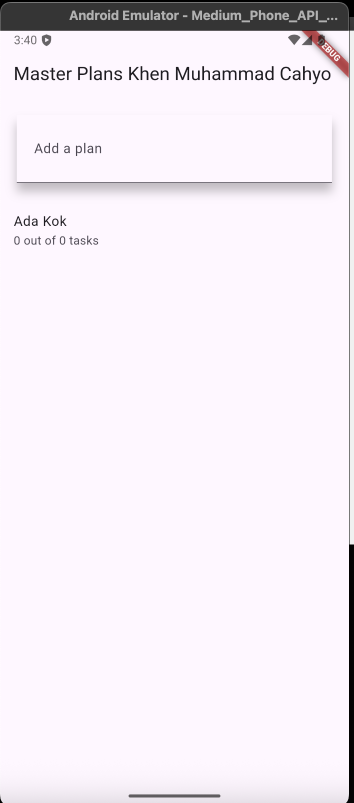
#> input picture mobile/week-10/images/p3.png, 708 x 1606 px, given in place of people.jpg, which was not available (shown at 1/2 size)
$ jupyter execute --allow-errors Week3.ipynb   (text cells are left out)
#> lines starting #> are read from the running program, lines starting #| are printed output that depends on the picture; pictures that were not available may be replaced by others from this repository, and a replacement may not be noted
[cell 1]
import cv2 as cv
import numpy as np
import glob
import os
from google.colab.patches import cv2_imshow

image_url = 'https://asset.kompas.com/crops/__wbPDdjsiDhfvS0lHSSp9Hpyig=/0x0:800x533/1200x800/data/photo/2021/09/19/614708b006de2.jpg'

[cell 2]
print('=== Change Brightness of Image ===')
print('==================================')

try:
  brightness = int(input('Input brightness value: '))
#> the answer given: 3
except ValueError:
  print('Invalid value')
  exit()

original_image = cv.imread('people.jpg')
#> original_image is the input picture: shape (1606, 708, 3); mean B, G, R 243, 235.5, 242.2
brightness_image = np.zeros(original_image.shape, original_image.dtype)

# [7 lines of commented-out code are left out]
brightness_image = cv.convertScaleAbs(original_image, beta=brightness)

final_lbt_frame = cv.hconcat((original_image, brightness_image))
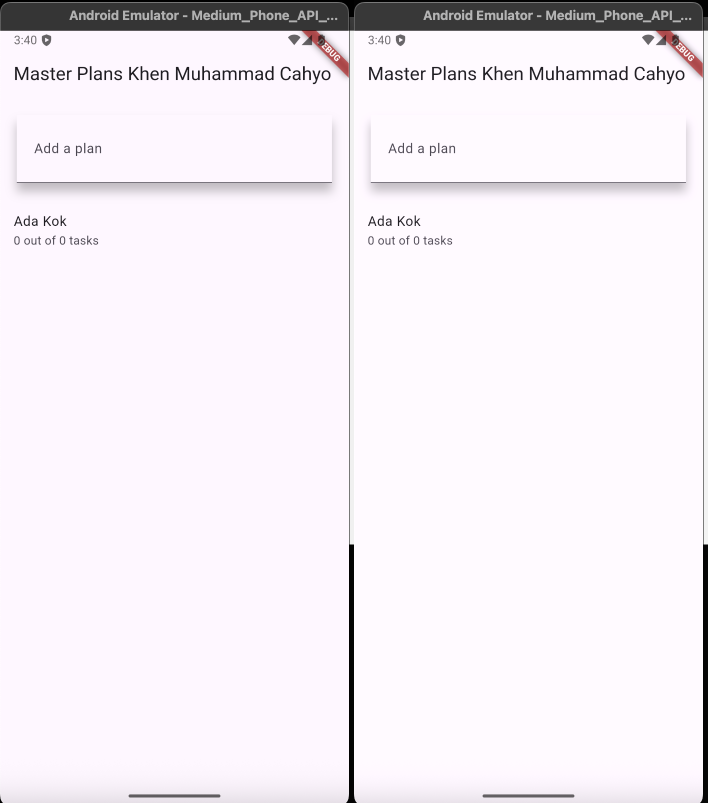
#> final_lbt_frame: shape (1606, 1416, 3) (shown at 1/2 size); mean B, G, R 243.2, 237, 242.8
cv2_imshow(final_lbt_frame)

[cell 3]
original_image = cv.imread('people.jpg')
inversed_image = 255 - original_image
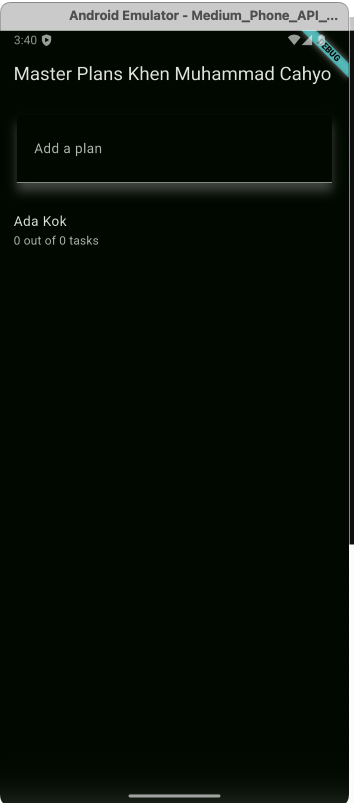
#> inversed_image: shape (1606, 708, 3) (shown at 1/2 size); mean B, G, R 12, 19.5, 12.8

final_inverse_frame = cv.hconcat((original_image, inversed_image))
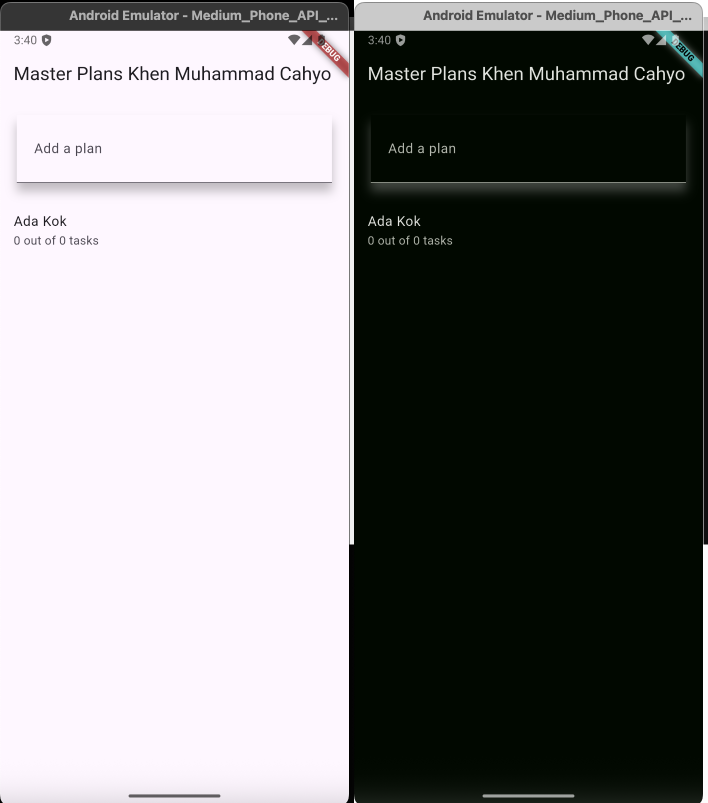
#> final_inverse_frame: shape (1606, 1416, 3) (shown at 1/2 size); mean B, G, R 127.5, 127.5, 127.5
cv2_imshow(final_inverse_frame)

[cell 4]
original_image = cv.imread('people.jpg')
contrast_image = np.zeros(original_image.shape, original_image.dtype);

print('=== Change Contrast of Image ===')
print('==================================')

try:
  brightness = int(input('Input brightness value (-255 - 255): '))
#> the answer given: 3
  contrast = int(input('Input contrast value (1 - 3): '))
#> the answer given: 1
except ValueError:
  print('Invalid value')
  exit()

contrast_image = contrast * original_image.astype(np.float32) + brightness
contrast_image = np.clip(contrast_image, 0, 255).astype(np.uint8)

# Simple ways without raw formula
# contrast_image = cv.convertScaleAbs(original_image, alpha=contrast, beta=brightness)

final_contrast_frame = cv.hconcat((original_image, contrast_image))
cv2_imshow(final_contrast_frame)

[cell 5]
original_image = cv.imread('people.jpg')
logarithmic_image = np.zeros(original_image.shape, original_image.dtype);

print('=== Change Brightness of Image (Logarithmic) ===')
print('==================================')

try:
  brightness = int(input('Input brightness value: '))
#> the answer given: 3
except ValueError:
  print('Invalid value')
  exit()

logarithmic_image = brightness * np.log(1 + original_image.astype(np.float32))
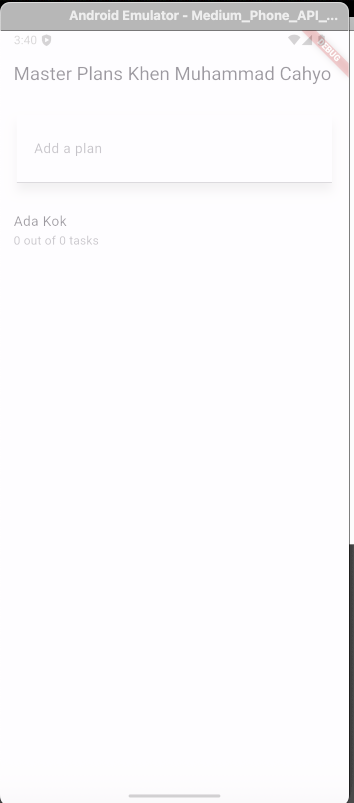
#> logarithmic_image: shape (1606, 708, 3) float32 (shown at 1/2 size); mean B, G, R 16.38, 16.34, 16.36; drawn with min black and max white
logarithmic_image = np.clip(logarithmic_image, 0, 255).astype(np.uint8)

final_logarithmic_frame = cv.hconcat((original_image, logarithmic_image))
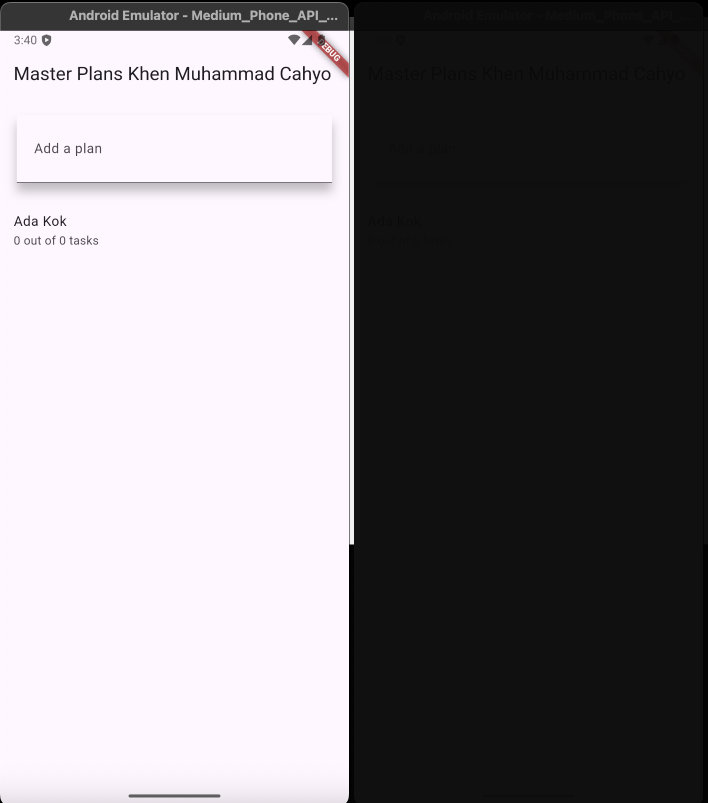
#> final_logarithmic_frame: shape (1606, 1416, 3) (shown at 1/2 size); mean B, G, R 129.3, 125.6, 128.9
cv2_imshow(final_logarithmic_frame)

[cell 6]
# Averaging Grayscale
original_image = cv.imread('people.jpg')
B, G, R = cv.split(original_image)
ag_image = np.zeros(original_image.shape, original_image.dtype);

ag_image = ((R.astype(np.float32) + G.astype(np.float32) + B.astype(np.float32)) / 3)
ag_image = np.clip(ag_image, 0, 255).astype(np.uint8)

ag_image_bgr = cv.cvtColor(ag_image, cv.COLOR_GRAY2BGR)

final_ag_frame = cv.hconcat((original_image, ag_image_bgr))
cv2_imshow(final_ag_frame)

(b, g, r) = ag_image_bgr[10, 20] # Get the pixels value on the row 10 column 20
#> b = 53; g = 53; r = 53
print("B =", b, "G =", g, "R =", r)
#| B = 53 G = 53 R = 53

[cell 7]
# Lightness Grayscale
original_image = cv.imread('people.jpg')
B, G, R = cv.split(original_image)
lg_image = np.zeros(original_image.shape, original_image.dtype);

max_val = np.maximum(np.maximum(R, G), B)
min_val = np.minimum(np.minimum(R, G), B)

lg_image = ((max_val.astype(np.float32) + min_val.astype(np.float32)) / 2)
lg_image = np.clip(lg_image, 0, 255).astype(np.uint8)

lg_image_bgr = cv.cvtColor(lg_image, cv.COLOR_GRAY2BGR)

final_lg_frame = cv.hconcat((original_image, lg_image_bgr))
cv2_imshow(final_lg_frame)

(b, g, r) = lg_image_bgr[10, 20] # Get the pixels value on the row 10 column 20
print("B =", b, "G =", g, "R =", r)
#| B = 53 G = 53 R = 53

[cell 8]
# Luminate Grayscale
original_image = cv.imread('people.jpg')
B, G, R = cv.split(original_image)
lum_image = np.zeros(original_image.shape, original_image.dtype);

lum_image = (0.21 * R.astype(np.float32)) + (0.72 * G.astype(np.float32)) + (0.07 * B.astype(np.float32))
lum_image = np.clip(lum_image, 0, 255).astype(np.uint8)

lum_image_bgr = cv.cvtColor(lum_image, cv.COLOR_GRAY2BGR)

final_lum_frame = cv.hconcat((original_image, lum_image_bgr))
cv2_imshow(final_lum_frame)

(b, g, r) = lum_image_bgr[10, 20] # Get the pixels value on the row 10 column 20
print("B =", b, "G =", g, "R =", r)
#| B = 53 G = 53 R = 53

[cell 9]
original_image = cv.imread('people.jpg')
converted_to_gray_image = original_image.copy()
hsv = cv.cvtColor(original_image, cv.COLOR_BGR2HSV)
#> hsv: shape (1606, 708, 3); mean H, S, V 138.4, 8.1, 243.1

lower_blue = np.array([100, 50, 50])
upper_blue = np.array([140, 255, 255])

mask = cv.inRange(hsv, lower_blue, upper_blue)
#> mask: shape (1606, 708); every value is 0
blue_part = cv.bitwise_and(original_image, original_image, mask=mask)
#> blue_part: shape (1606, 708, 3); every value is 0

gray = cv.cvtColor(converted_to_gray_image, cv.COLOR_BGR2GRAY)
gray_bgr = cv.cvtColor(gray, cv.COLOR_GRAY2BGR)
gray_bgr_converted = np.where(blue_part != 0, original_image, gray_bgr)

final_cvt_frame = cv.hconcat((original_image, gray_bgr_converted))
cv2_imshow(final_cvt_frame)

[cell 10]
print('=== Gamma Correction ===')
print('========================')

try:
  gamma = float(input('Enter gamma value: '))
#> the answer given: 3
except ValueError:
  print('Invalid value')

def adjust_gamma(image, gamma=1.0):
#> called with gamma = 3
    table = np.array([(i / 255.0) ** gamma * 255 for i in np.arange(256)]).astype("uint8")
    return cv.LUT(image, table)
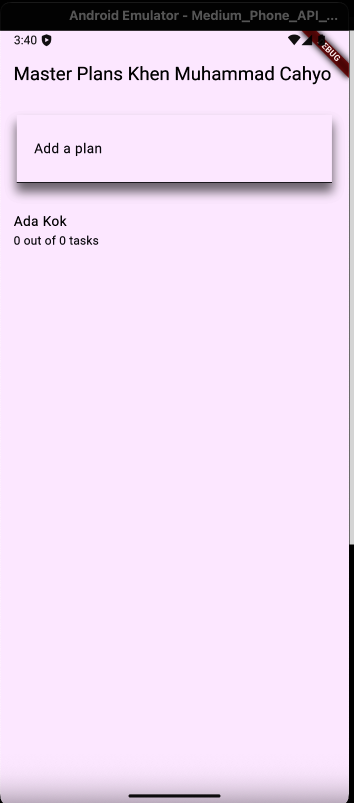
#> returned value: shape (1606, 708, 3) (shown at 1/2 size); mean of channels 0, 1, 2 237.9, 215.8, 235.2; drawn as B, G, R

original_image = cv.imread('people.jpg')
gamma_image = adjust_gamma(original_image, gamma)

final_gamma_frame = cv.hconcat((original_image, gamma_image))
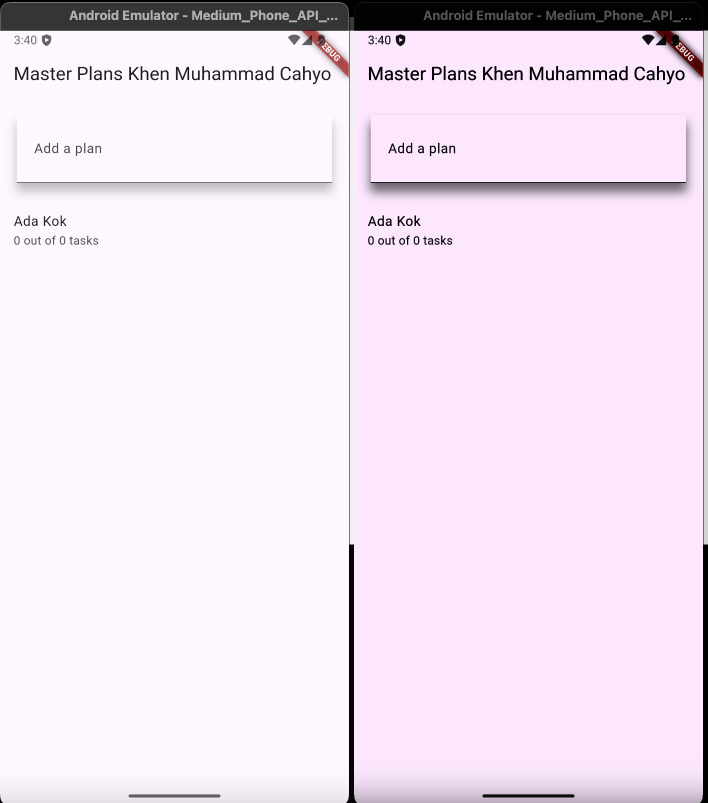
#> final_gamma_frame: shape (1606, 1416, 3) (shown at 1/2 size); mean B, G, R 240.4, 225.6, 238.7
cv2_imshow(final_gamma_frame)

[cell 11]
bit_depth = 2
levels = 2 ** bit_depth
step = 255 / (levels - 1)

original_image = cv.imread('people.jpg')

depth_image = np.round(original_image / step) * step
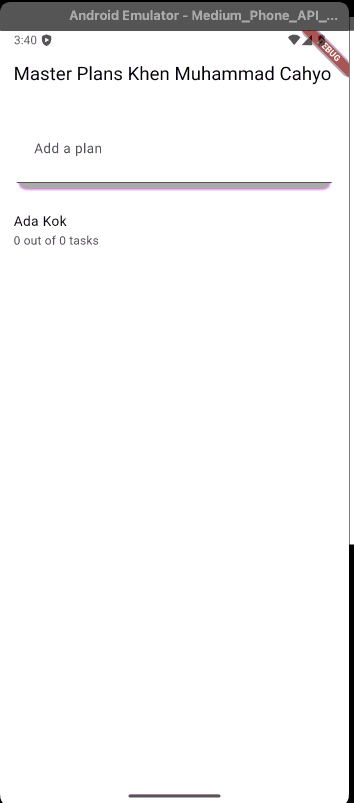
#> depth_image: shape (1606, 708, 3) float64 (shown at 1/2 size); mean B, G, R 244.3, 244.1, 244.5
depth_image = np.clip(depth_image, 0, 255).astype(np.uint8)

final_depth_frame = cv.hconcat((original_image, depth_image))
cv2_imshow(final_depth_frame)

[cell 12]
# Mount the images
folder_path = "/content/drive/MyDrive/Collage/Semester 5/PCVK/Dataset/noises/"
image_paths = sorted(glob.glob(os.path.join(folder_path, "*.jpg")))

print('Total of found images: ', len(image_paths))

# Define PSNR function
def PSNR(img1, img2):
  mse = np.mean((img1 - img2) ** 2)

  if (mse == 0):
    return 100

  max_pixel = 255.0
  psnr = 20 * np.log10(max_pixel / np.sqrt(mse))
  return psnr

[cell 13]
# Image Execution
selected_paths = image_paths[0:10] # Just change 10 with needed number based on total images
images = [cv.imread(p) for p in selected_paths]

denoised_image = np.mean(images, axis=0).astype(np.uint8)

# PSNR Evaluation
#> (the rest of this cell did not finish here and is left out)

[cell 14]
# Setup Initial Images
original_image = cv.imread('people.jpg')
mask_image = np.zeros(original_image.shape, original_image.dtype)
mask_image = cv.circle(mask_image, (700, 450), 300, (255, 255, 255), -1) # Create 1 circle on the mask_image

# frame_masked_images = cv.hconcat((original_image, mask_image))
# cv2_imshow(frame_masked_images)

[cell 15]
# NOT Operator
not_masked_image = cv.bitwise_not(original_image, mask_image)

frame_not_masked_images = cv.hconcat((original_image, not_masked_image))
cv2_imshow(frame_not_masked_images)

[cell 16]
# OR Operator
or_masked_image = cv.bitwise_or(original_image, mask_image)
#> or_masked_image: shape (1606, 708, 3); every value is 255

frame_or_masked_images = cv.hconcat((original_image, or_masked_image))
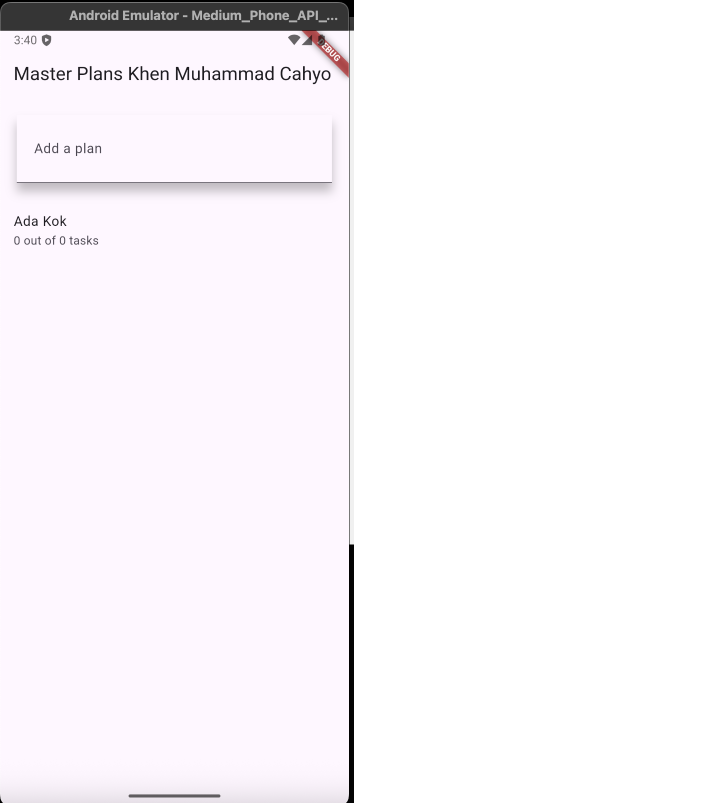
#> frame_or_masked_images: shape (1606, 1416, 3) (shown at 1/2 size); mean B, G, R 249, 245.2, 248.6
cv2_imshow(frame_or_masked_images)

[cell 17]
# AND Operator
and_masked_image = cv.bitwise_and(original_image, mask_image)

frame_and_masked_images = cv.hconcat((original_image, and_masked_image))
cv2_imshow(frame_and_masked_images)
